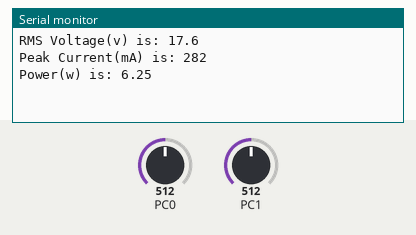
The program below on a simulated ATmega328P, built with avr-gcc and emulated at 2 MHz. On the bench: the last lines printed to the serial monitor. The inputs (shaded band) are chosen by the test bench; at power-on: PC1 = 512, PC0 = 512.

Above: at 1.2 s.
1.3 s: PC1 set to 306
At 3.3 s:
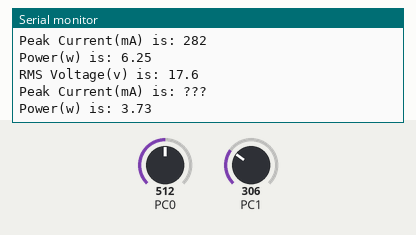
4.3 s: PC1 set to 0
At 5.3 s:
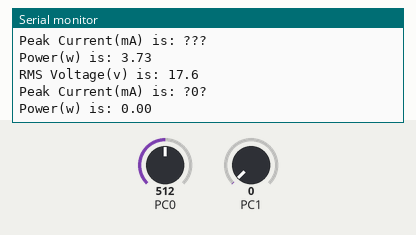
7.2 s: PC1 set to 900
At 8.9 s:
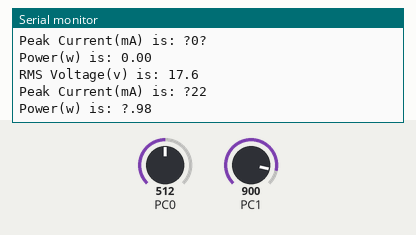
9.5 s: PC0 set to 716
At 10.8 s:
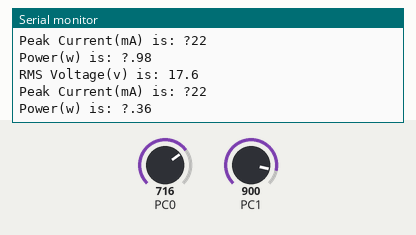
11.0 s: PC0 set to 900
At 12.3 s:
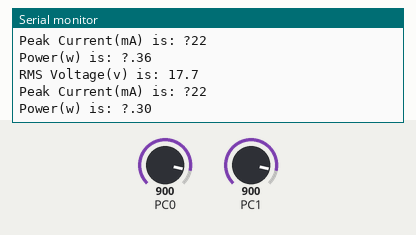
Timing chart, 0 to 13.5 s (numbered marks = the images above; inputs shaded):
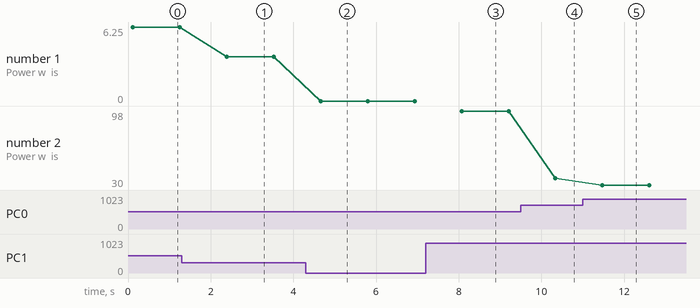

The program:

main.c
```c
/*
 * Part 2 Q2.3.c
 *
 * Created: 3/09/2024 1:57:30 pm
 * Author : SamSung
 */
#include <avr/io.h>
#include <stdio.h>
#include <stdlib.h>
#include <math.h>
#include "adc.h"
#include "common.h"
#include "uart.h"


static volatile uint32_t ADC0_samples[SAMPLE_NUM]; // Channel ADC0 (Vvs)
static volatile	uint32_t ADC1_samples[SAMPLE_NUM]; // Channel ADC1 (Vis)

int main(void) {
	uart_init(9600); // Set the UART to 9600 baud rate
	adc_init(); // Initialize ADC

	float real_power = 0.0; // Real power calculation
	float RMS_voltage = 0.0;
	uint32_t Peak_Current = 0;

	// Main loop for continuous sampling
	while (1) {
		// Collect samples from ADC0 (voltage) and ADC1 (current)
		for (int i = 0; i < SAMPLE_NUM; i++) {
			ADC0_samples[i] = adc_read(0);
			ADC0_samples[i] = adc_convert_mv(ADC0_samples[i]);
			_delay_us(100);
		}
		for (int i = 0; i < SAMPLE_NUM; i++) {
						ADC1_samples[i] = adc_read(1);
						ADC1_samples[i] = adc_convert_mv(ADC1_samples[i]);
			_delay_us(100);
		}

		// Power Calculation
		real_power = 0.0; // Reset real_power before calculating
		float V_avg, I_avg;
		for (int i = 0; i < SAMPLE_NUM; i++) {
			V_avg = (ADC0_samples[i] + ADC0_samples[(i + 1) % SAMPLE_NUM]) / 2.0;
			I_avg = (ADC1_samples[(i - 1 + SAMPLE_NUM) % SAMPLE_NUM] + ADC1_samples[i]) / 2.0;
			real_power += (ADC0_samples[i] * I_avg) + (V_avg * ADC1_samples[i]);
		}
		real_power = (real_power / (2.0 * SAMPLE_NUM)) / 1000000;

		// RMS Voltage Calculation
		RMS_voltage = 0.0; // Reset RMS_voltage before calculating
		RMS_voltage = calculate_RMS(ADC0_samples)/1000.0;


		// Peak Current Calculation
		Peak_Current = 0; // Reset Peak_Current before calculating
			for (uint16_t i = 0; i < SAMPLE_NUM; i++) {
				if (ADC1_samples[i] > Peak_Current) {
					Peak_Current = ADC1_samples[i];
				}
			}
		Peak_Current = Peak_Current - 2100;
		Peak_Current = Peak_Current / sqrt(2);


		// Extract and transmit RMS Voltage (XY.Z format)
		int RMS_whole = (int)(RMS_voltage * 10);
		char hundreds, tens, ones;
		extract_digits_from_define(RMS_whole, &hundreds, &tens, &ones);
		uart_transmit_string("RMS Voltage(v) is: ");
		uart_transmit_data(convert_to_ascii(hundreds));
		uart_transmit_data(convert_to_ascii(tens));
		uart_transmit_data('.');
		uart_transmit_data(convert_to_ascii(ones));
		uart_transmit_string("\r\n");

		// Extract and transmit Peak Current (XYZ format)
		extract_digits_from_define((int)Peak_Current, &hundreds, &tens, &ones);
		uart_transmit_string("Peak Current(mA) is: ");
		uart_transmit_data(convert_to_ascii(hundreds));
		uart_transmit_data(convert_to_ascii(tens));
		uart_transmit_data(convert_to_ascii(ones));
		uart_transmit_string("\r\n");

		// Extract and transmit Real Power (X.YZ format)
		int power_whole = (int)(real_power * 100);
		extract_digits_from_define(power_whole, &hundreds, &tens, &ones);
		uart_transmit_string("Power(w) is: ");
		uart_transmit_data(convert_to_ascii(hundreds));
		uart_transmit_data('.');
		uart_transmit_data(convert_to_ascii(tens));
		uart_transmit_data(convert_to_ascii(ones));
		uart_transmit_string("\r\n\r\n");

		_delay_ms(1000); // 1s delay. It needs to be repeating
	}
	return 0;
}
```

adc.c
```c
/*
 * adc.c
 *
 * Created: 3/09/2024 2:05:44 pm
 *  Author: SamSung
 */

#include "common.h"
#include "adc.h"
#include <avr/io.h> // Necessary for definitions of ADMUX, ADCSRA, etc.

void adc_init(void) {

	ADMUX = (1 << REFS0); // Set reference voltage to AVCC, select ADC0 initially
	ADCSRA = (1 << ADEN) | (1 << ADATE) | (1 << ADPS2); // Enable ADC, auto trigger, prescaler = 16
	ADCSRB = (1 << ADTS1); // Set auto trigger source to Timer/Counter0 Compare Match A
	DIDR0 = 0x3F; // Buffers disable to save power
}

uint16_t adc_read(uint8_t channel)
{
	// Assign MUX[3..0] to 0 to clear channel selection
	ADMUX  &= 0xF0;

	// Set channel to input value 0~7 (0x00 ~ 0x07)
	ADMUX  |= channel;

	// Start ADC conversion
	ADCSRA |= (1 << ADSC);

	// Extract the value at ADIF bit and wait it to become 1
	while ( (ADCSRA & (1 << ADIF)) == 0 )
	{
		;
	}

	// Concatenate the conversion result into 16 bit and return
	return ( ADCL | (ADCH << 8) );
}

uint32_t adc_convert_mv(uint32_t raw_count) {
	uint16_t V_ref = 5000; // mv reference
	uint16_t ADC_resolution = 1024; // 10-bit ADC
	uint32_t dc_voltage_mv = (V_ref * raw_count) / ADC_resolution;
	return dc_voltage_mv;
}


float calculate_RMS(volatile uint32_t* voltage_readings)
{
	float voltage_to_mv = 0;


	for (uint16_t i = 0; i< SAMPLE_NUM; i++){
		if (voltage_to_mv < voltage_readings[i]){
			voltage_to_mv = voltage_readings[i];
		}
	}

	voltage_to_mv = (float)voltage_to_mv/sqrt(2);
	return voltage_to_mv;
}
uint32_t calculate_current(volatile uint32_t* current_readings) {
	uint32_t peak_current = 0;

	for (uint16_t i = 0; i < SAMPLE_NUM; i++) {
		if (current_readings[i] > peak_current) {
			peak_current = current_readings[i];
		}
	}
	return peak_current;
}
```

adc.h
```c
/*
 * adc.h
 *
 * Created: 3/09/2024 2:06:05 pm
 *  Author: SamSung
 */


#ifndef ADC_H_
#define ADC_H_

#include <stdint.h> // Necessary for definitions of uint8_t etc

void adc_init();
uint16_t adc_read(uint8_t chan);
uint32_t adc_convert_mv(uint32_t raw_count);


#endif /* ADC_H_ */
```

common.h
```c
/*
 * common.h
 *
 * Created: 3/09/2024 2:10:40 pm
 *  Author: SamSung
 */


#ifndef COMMON_H_
#define COMMON_H_

#define F_CPU 2000000UL
#include <avr/io.h>
#include <util/delay.h>
#define SAMPLE_NUM 40 // Number of samples
#define ADC_RESOLUTION 1023 // 10-bit ADC resolution


#endif /* COMMON_H_ */
```

uart.c
```c
/* uart.c
*
* Created: 20/08/2024 3:36:48 pm
*  Author: Group 14
*/
#define F_CPU 2000000UL  // Define system clock frequency

#include "uart.h"
#include <avr/io.h> // access to low level control

void uart_init(uint32_t baud_rate) {
uint16_t ubrr = (F_CPU / (16UL * baud_rate)) - 1; // ubrr = 2000000/(16*9600) - 1
//UBRR is divided into two 8-bit registers because the total size of the register is 16 bits
UBRR0L = (uint8_t)ubrr;
UBRR0H = (uint8_t)(ubrr >> 8);

UCSR0B = (1 << TXEN0); // enable transmitter. UCSR0B = 0b00001000
UCSR0C = (1 << UCSZ01) | (1 << UCSZ00);  // 8 data bits, 1 stop bit, no parity. UCSR0C = 0b00000110
}

void extract_digits_from_define(int value, char* hundreds, char* tens, char* ones) {
*hundreds = value / 100;
*tens = (value / 10) % 10;
*ones = value % 10;
}

char convert_to_ascii(char digit) {
	if (digit >= 0 && digit <= 9) {
		return digit + '0'; // digit + 48
		} else {
		return '?'; // Return '?' for invalid digits to help identify errors
	}
}


// Function to transmit a single byte of data
void uart_transmit_data(char data) {
while (!(UCSR0A & (1 << UDRE0)));
// waits until the UART data register is ready to accept new data and transmit
UDR0 = data;
}

//pointer to a constant character array (string)
void uart_transmit_string(const char* str) {
while (*str) {
//each character in the string is transmit
uart_transmit_data(*str++);
}
}


float format_XY_Z(float voltage) {
	int xy = (int)voltage / 10;
	int z = (int)(voltage * 10) % 10;
	return xy + (float)z / 10.0;
}

float format_XYZ(float current) {
	int xyz = (int)current;
	return xyz;
}

float format_X_YZ(float power) {
	int x = (int)power;
	int yz = (int)(power * 100) % 100;
	return x + (float)yz / 100.0;
}
```

uart.h
```c
/*
 * uart.h
 *
 * Created: 20/08/2024 3:37:01 pm
 *  Author: Group 14

 */
#ifndef UART_H // if not defined,
#define UART_H //define uart_h

#include <stdio.h>  // Use for the printf function

// Function prototypes
void uart_init(uint32_t baud_rate);
void uart_transmit_data(char data);
void uart_transmit_string(const char* str);
int uart_printf(char var, FILE *stream);
void extract_digits_from_define(int value, char* hundreds, char* tens, char* ones);
char convert_to_ascii(char digit);

#endif
```

Measured:
- after the input at 1.3 s, the serial monitor: prints a new line after 1.1 s (image 1)
- after the input at 4.3 s, the serial monitor: prints a new line after 0.33 s (image 2)
- after the input at 7.2 s, the serial monitor: prints a new line after 0.84 s (image 3)
- after the input at 9.5 s, the serial monitor: prints a new line after 0.84 s (image 4)
- after the input at 11.0 s, the serial monitor: prints a new line after 0.42 s (image 5)
- plotted number 1: 6.25 → 3.73 after the input at 1.3 s, 3.73 → 0 after the input at 4.3 s
- plotted number 2: 98 → 36 after the input at 9.5 s, 36 → 30 after the input at 11.0 s
